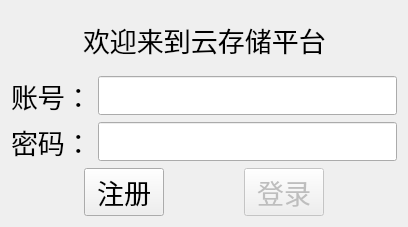
<?xml version="1.0" encoding="UTF-8"?>
<ui version="4.0">
 <class>loginRegister</class>
 <widget class="QWidget" name="loginRegister">
  <property name="geometry">
   <rect>
    <x>0</x>
    <y>0</y>
    <width>408</width>
    <height>227</height>
   </rect>
  </property>
  <property name="font">
   <font>
    <pointsize>20</pointsize>
   </font>
  </property>
  <property name="windowTitle">
   <string>云存储平台</string>
  </property>
  <layout class="QVBoxLayout" name="verticalLayout_3">
   <item>
    <layout class="QVBoxLayout" name="verticalLayout">
     <item>
      <spacer name="verticalSpacer_4">
       <property name="orientation">
        <enum>Qt::Vertical</enum>
       </property>
       <property name="sizeHint" stdset="0">
        <size>
         <width>20</width>
         <height>13</height>
        </size>
       </property>
      </spacer>
     </item>
     <item>
      <layout class="QHBoxLayout" name="horizontalLayout_2">
       <item>
        <spacer name="horizontalSpacer_4">
         <property name="orientation">
          <enum>Qt::Horizontal</enum>
         </property>
         <property name="sizeHint" stdset="0">
          <size>
           <width>40</width>
           <height>20</height>
          </size>
         </property>
        </spacer>
       </item>
       <item>
        <widget class="QLabel" name="label_3">
         <property name="text">
          <string>欢迎来到云存储平台</string>
         </property>
        </widget>
       </item>
       <item>
        <spacer name="horizontalSpacer_5">
         <property name="orientation">
          <enum>Qt::Horizontal</enum>
         </property>
         <property name="sizeHint" stdset="0">
          <size>
           <width>40</width>
           <height>20</height>
          </size>
         </property>
        </spacer>
       </item>
      </layout>
     </item>
     <item>
      <spacer name="verticalSpacer_5">
       <property name="orientation">
        <enum>Qt::Vertical</enum>
       </property>
       <property name="sizeHint" stdset="0">
        <size>
         <width>20</width>
         <height>13</height>
        </size>
       </property>
      </spacer>
     </item>
    </layout>
   </item>
   <item>
    <layout class="QGridLayout" name="gridLayout">
     <item row="0" column="0">
      <widget class="QLabel" name="label">
       <property name="text">
        <string>账号：</string>
       </property>
      </widget>
     </item>
     <item row="1" column="1">
      <widget class="QLineEdit" name="passwordEdit">
       <property name="text">
        <string/>
       </property>
       <property name="echoMode">
        <enum>QLineEdit::Password</enum>
       </property>
      </widget>
     </item>
     <item row="0" column="1">
      <widget class="QLineEdit" name="useridEdit">
       <property name="text">
        <string/>
       </property>
      </widget>
     </item>
     <item row="1" column="0">
      <widget class="QLabel" name="label_2">
       <property name="text">
        <string>密码：</string>
       </property>
      </widget>
     </item>
    </layout>
   </item>
   <item>
    <spacer name="verticalSpacer_6">
     <property name="orientation">
      <enum>Qt::Vertical</enum>
     </property>
     <property name="sizeHint" stdset="0">
      <size>
       <width>20</width>
       <height>2</height>
      </size>
     </property>
    </spacer>
   </item>
   <item>
    <layout class="QVBoxLayout" name="verticalLayout_2">
     <item>
      <layout class="QHBoxLayout" name="horizontalLayout">
       <item>
        <spacer name="horizontalSpacer">
         <property name="orientation">
          <enum>Qt::Horizontal</enum>
         </property>
         <property name="sizeHint" stdset="0">
          <size>
           <width>40</width>
           <height>20</height>
          </size>
         </property>
        </spacer>
       </item>
       <item>
        <widget class="QPushButton" name="registerButton">
         <property name="text">
          <string>注册</string>
         </property>
        </widget>
       </item>
       <item>
        <spacer name="horizontalSpacer_2">
         <property name="orientation">
          <enum>Qt::Horizontal</enum>
         </property>
         <property name="sizeHint" stdset="0">
          <size>
           <width>40</width>
           <height>20</height>
          </size>
         </property>
        </spacer>
       </item>
       <item>
        <widget class="QPushButton" name="loginButton">
         <property name="enabled">
          <bool>false</bool>
         </property>
         <property name="text">
          <string>登录</string>
         </property>
        </widget>
       </item>
       <item>
        <spacer name="horizontalSpacer_3">
         <property name="orientation">
          <enum>Qt::Horizontal</enum>
         </property>
         <property name="sizeHint" stdset="0">
          <size>
           <width>40</width>
           <height>20</height>
          </size>
         </property>
        </spacer>
       </item>
      </layout>
     </item>
    </layout>
   </item>
   <item>
    <spacer name="verticalSpacer_7">
     <property name="orientation">
      <enum>Qt::Vertical</enum>
     </property>
     <property name="sizeHint" stdset="0">
      <size>
       <width>20</width>
       <height>2</height>
      </size>
     </property>
    </spacer>
   </item>
  </layout>
 </widget>
 <resources/>
 <connections/>
</ui>
